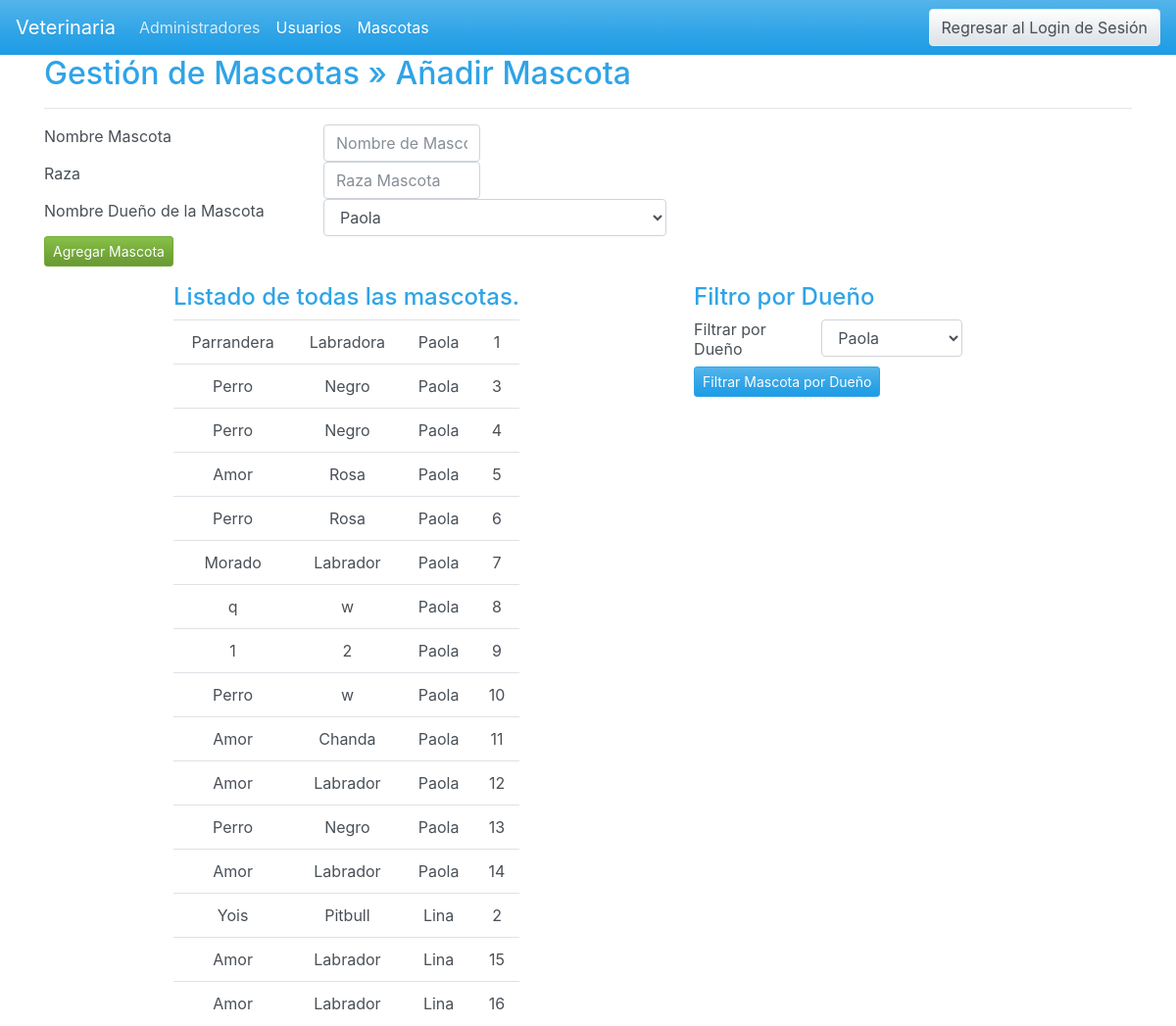
Screenshot of /index.php?a=mas (signed in) with the database file from the repository.
### tables this page shows
CREATE TABLE `mascota` (
  `mascota` varchar(200) NOT NULL,
  `raza` varchar(200) NOT NULL,
  `idusuario` int(200) NOT NULL,
  `idmascota` int(11) NOT NULL AUTO_INCREMENT,
  PRIMARY KEY (`idmascota`),
  KEY `FK_mascota_usuario` (`idusuario`),
  CONSTRAINT `FK_mascota_usuario` FOREIGN KEY (`idusuario`) REFERENCES `usuarios` (`idusuario`)
);

CREATE TABLE `usuarios` (
  `nombreusuario` varchar(200) NOT NULL,
  `idusuario` int(200) NOT NULL,
  `mail` varchar(200) NOT NULL,
  `direccion` varchar(200) NOT NULL,
  `telefono` varchar(200) NOT NULL,
  PRIMARY KEY (`idusuario`)
);

### conexion.php (called while the page is built, shortened)
<?php
class conexion{
	public function conectar(){
		$this->lin = mysqli_connect("localhost", "root", "", "veterinaria");
		return $this->lin;
	}
}
?>

### usuario.php (called while the page is built, shortened)
<?php
class usuario{
	public function listar($lin){
		$sql = "SELECT * FROM usuarios";
		$result = $lin->query($sql);
		$arr=array();
		while ($fila = $result->fetch_assoc()){
			$arr[]=$fila;
		}
		return($arr);
	}
}
?>

### mascotas.php (called while the page is built, shortened)
<?php
class mascotas{
	public function listar($lin){
		$sql = "SELECT * FROM mascota INNER JOIN usuarios ON mascota.`idusuario` = usuarios.`idusuario`";
		$result = $lin->query($sql);
		$arr=array();
		while ($fila = $result->fetch_assoc()){
			$arr[]=$fila;
		}
		return($arr);
	}
}
?>

### mascota.php (the view, shortened to what this page needs)
<?php
    require_once("conexion.php");
	require_once("mascotas.php");
	require_once("usuario.php");
	$con = new conexion();
	$mascota = new mascotas();
	$usuario = new usuario();
?>
<html>
<body>
	<link href="css/bootstrap.min.css" rel="stylesheet">
	<div class="container">
	<div class="content">
	<h2> Gestión de Mascotas &raquo; Añadir Mascota</h2>
	<hr />
<form class="form-horizontal" action="" method="post">
				<div class="row">
					<label class="col-sm-3 control-label"> Nombre Mascota</label>
					<div class="col-sm-2">
						<input type="text" name="mascota" class="form-control" placeholder="Nombre de Mascota" required>
					</div>
				</div>
				<div class="row">
					<label class="col-sm-3 control-label">Raza</label>
					<div class="col-sm-2">
						<input type="text" name="raza" class="form-control" placeholder="Raza Mascota" required>
					</div>
				</div>
				<div class="row">
					<label class="col-sm-3 control-label">Nombre Dueño de la Mascota</label>
					<div class="col-sm-4">
					    <select name="usuario" class="form-control" >
						<?php
                            $arr=$usuario->listar($con->conectar());
							for($i=0;$i<count($arr);$i++){
							echo '<option value='.$arr[$i]['idusuario'].'>'.$arr[$i]['nombreusuario'].'</option>';
							}
						?>
					  </select>
					</div>
				</div>
				<div class="row">
					<div class="col-sm-6">
						<input type="submit" name="AgregarMascota" class="btn btn-sm btn-success" value="Agregar Mascota">
					</div>
				</div>
			</form>
		</div>
	</div>
<table border="0" style="width:100%;">
<tr>
<td>
<h4 style="text-align:center;" >Listado de todas las mascotas.</h4>
<table>
<?php
$arr=$mascota->listar($con->conectar());
echo "<table class='table table-hover'>";
	for($i=0;$i<count($arr);$i++){
            echo"<tr>";
			echo "<td>";
				 echo $arr[$i]['mascota'],"  ";
			echo "</td>";
			echo "<td>";
				echo $arr[$i]['raza'],"  ";
			echo "</td>";
			echo "<td>";
				 echo $arr[$i]['nombreusuario'],"  ";
			echo "</td>";
			echo "<td>";
				echo $arr[$i]['idmascota'],"  ";
			echo "</td>";
        echo"</tr>";
?>
<?php
	}
	$con->desconectar();
?>
</table>
</td>
<td style="vertical-align: top;">
<h4 style="text-align;" >Filtro por Dueño</h4>
<form action="" method="post">
               <div class="row">
					<label class="col-sm-3 control-label">Filtrar por Dueño</label>
					<div class="col-sm-4">
					    <select name="usuariofiltrar" class="form-control" >
						<?php
                            $arr=$usuario->listar($con->conectar());
							for($i=0;$i<count($arr);$i++){
							echo '<option value='.$arr[$i]['idusuario'].'>'.$arr[$i]['nombreusuario'].'</option>';
							}
						?>
					  </select>
					</div>
				</div>
				<div class="row">
					<div class="col-sm-6">
						<input type="submit" name="FiltrarMascota" class="btn btn-sm btn-primary" value="Filtrar Mascota por Dueño">
					</div>
				</div>
   </form>
</td>
	</table>
</body>
</html>

### index.php (shortened to what this page needs)
<?php
if(!isset($_SESSION['Reg'])){
	header('Location: login.php');
}else{
	if($_SESSION['Reg']!='ok'){
		header('Location: login.php');
	}else{
		include("menu.php");
		if(isset($_GET['a'])){
			if($_GET['a']=='mas')include("mascota.php");
		}
	}
}
?>

### menu.php (shortened to what this page needs)
<head>
	<link href="css/bootstrap.min.css" rel="stylesheet">
</head>
<header>
<body>
	<nav class="navbar navbar-expand-lg navbar-dark bg-primary">
	  <a class="navbar-brand" href="index.php">Veterinaria</a>
	  <div class="collapse navbar-collapse" id="navbarColor01">
		<ul class="navbar-nav mr-auto">
		  <li class="nav-item ">
			<a class="nav-link"  href="index.php?a=adm">Administradores</a>
		  </li>
		  <li class="nav-item active">
			<a class="nav-link" href="index.php?a=usu">Usuarios<span class="sr-only">(current)</span></a>
		  </li>
		  <li class="nav-item active">
			<a class="nav-link" href="index.php?a=mas">Mascotas<span class="sr-only">(current)</span></a>
		  </li>
		</ul>
	    <form class="form-inline my-2 my-lg-0">
	  <a href="index.php?b=del" class="btn btn-secondary my-2 my-sm-0">Regresar al Login de Sesión</a>
    </form>
	  </div>
	</nav>
</header>

### menu.php (style rules this page uses)
.table { width:50%; text-align:center; margin:0 auto; }

### mascota.php (style rules this page uses)
.table { width:50%; text-align:center; margin:0 auto; }

### rows the page displays
mascota: mascota "Parrandera", raza "Labradora", idusuario.nombreusuario "Paola", idmascota "1"
mascota: mascota "Perro", raza "Negro", idusuario.nombreusuario "Paola", idmascota "3"
mascota: mascota "Perro", raza "Negro", idusuario.nombreusuario "Paola", idmascota "4"
mascota: mascota "Amor", raza "Rosa", idusuario.nombreusuario "Paola", idmascota "5"
mascota: mascota "Perro", raza "Rosa", idusuario.nombreusuario "Paola", idmascota "6"
mascota: mascota "Morado", raza "Labrador", idusuario.nombreusuario "Paola", idmascota "7"
mascota: mascota "q", raza "w", idusuario.nombreusuario "Paola", idmascota "8"
mascota: mascota "1", raza "2", idusuario.nombreusuario "Paola", idmascota "9"
mascota: mascota "Perro", raza "w", idusuario.nombreusuario "Paola", idmascota "10"
mascota: mascota "Amor", raza "Chanda", idusuario.nombreusuario "Paola", idmascota "11"
mascota: mascota "Amor", raza "Labrador", idusuario.nombreusuario "Paola", idmascota "12"
mascota: mascota "Perro", raza "Negro", idusuario.nombreusuario "Paola", idmascota "13"
mascota: mascota "Amor", raza "Labrador", idusuario.nombreusuario "Paola", idmascota "14"
mascota: mascota "Yois", raza "Pitbull", idusuario.nombreusuario "Lina", idmascota "2"
mascota: mascota "Amor", raza "Labrador", idusuario.nombreusuario "Lina", idmascota "15"
mascota: mascota "Amor", raza "Labrador", idusuario.nombreusuario "Lina", idmascota "16"

### other values shown
form field usuario "Paola"
form field usuariofiltrar "Paola"
